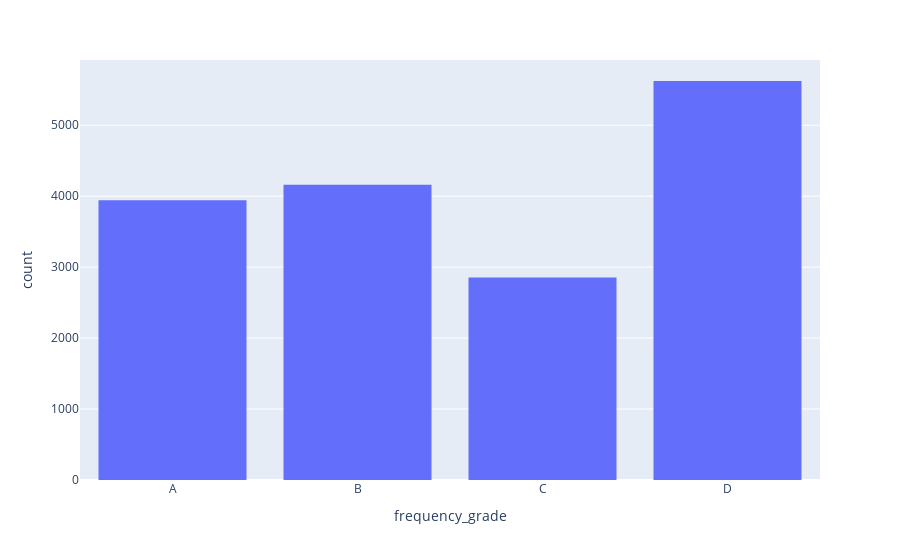

Write notebook code for a chart like this one.
### Markdown cell above
### Task 9

The marketing team has two final asks from you: 

Can you create a bar chart illustrating the frequency grades assigned to the Starbucks customer base, as part of the RFM analysis, and advise them on a marketing strategy? 

**A.** Use the `.histogram()` function to create a bar chart of each frequency grade. Make sure to give your chart a title and label the horizontal and vertical axes!

<span style='background :#FFF59E'>**PRO TIP:** Add the following argument in your `px.histogram` function to order the bars by grade: <br>
>`category_orders = {'frequency_grade': ['A', 'B', 'C', 'D']}`</span>

### Code cell
# Create a bar chart of total customer spending by grade
px.histogram(rfm_df, x='frequency_grade', category_orders = {'frequency_grade': ['A', 'B', 'C', 'D']})

### Figure 1 — Plotly figure (JSON) as saved in the notebook; plotly's stock layout.template omitted (floating-point values rounded to 4 significant figures; data arrays with more than 128 entries replaced by an {"elided": "..."} marker saying what was removed)
{"data": [{"alignmentgroup": "True", "bingroup": "x", "hovertemplate": "frequency_grade=%{x}<br>count=%{y}<extra></extra>", "legendgroup": "", "marker": {"color": "#636efa", "pattern": {"shape": ""}}, "name": "", "offsetgroup": "", "orientation": "v", "showlegend": false, "type": "histogram", "x": {"elided": "16578 str values"}, "xaxis": "x", "yaxis": "y"}], "layout": {"autosize": true, "barmode": "relative", "legend": {"tracegroupgap": 0}, "margin": {"t": 60}, "xaxis": {"anchor": "y", "autorange": true, "categoryarray": ["A", "B", "C", "D"], "categoryorder": "array", "domain": [0, 1], "range": [-0.5, 3.5], "title": {"text": "frequency_grade"}, "type": "category"}, "yaxis": {"anchor": "x", "autorange": true, "domain": [0, 1], "range": [0, 5919.0], "title": {"text": "count"}}}}
